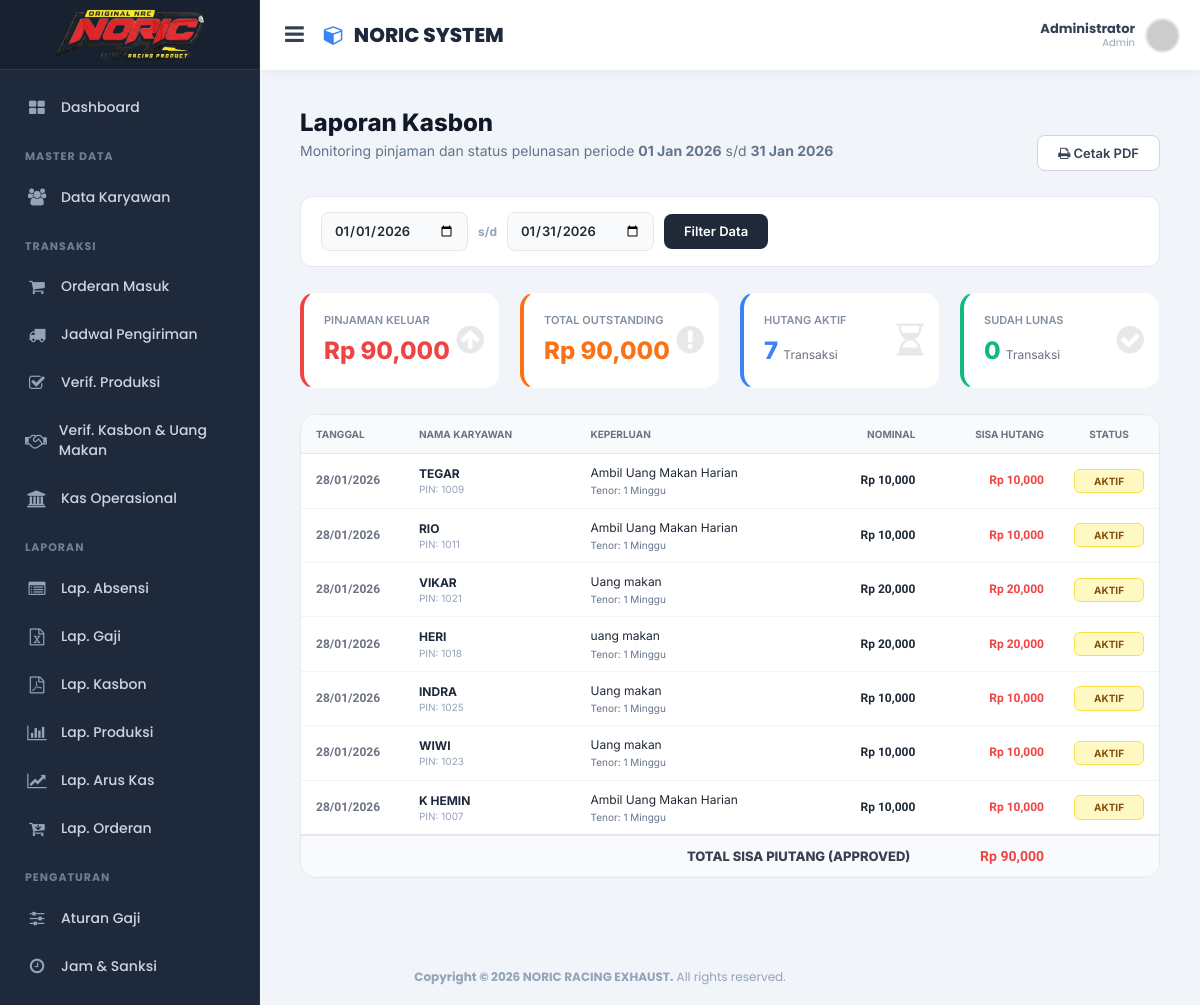
The page /pages/laporan/laporan_kasbon.php (signed in) on the database its author committed.
### tables this page shows
CREATE TABLE `kasbon` (
  `id` int(11) NOT NULL,
  `user_id` int(11) NOT NULL,
  `tanggal` date NOT NULL,
  `nominal` decimal(15,0) NOT NULL,
  `keterangan` text NOT NULL,
  `status` enum('Pending','Approved','Rejected') NOT NULL DEFAULT 'Pending',
  `tenor` int(11) NOT NULL DEFAULT 1 COMMENT 'Lama cicilan (minggu)',
  `terbayar` decimal(15,0) NOT NULL DEFAULT 0,
  `status_lunas` enum('Lunas','Belum') NOT NULL DEFAULT 'Belum',
  `created_at` timestamp NOT NULL DEFAULT current_timestamp()
);

CREATE TABLE `users` (
  `id` int(11) NOT NULL,
  `pin` varchar(20) NOT NULL,
  `fullname` varchar(100) NOT NULL,
  `username` varchar(50) NOT NULL,
  `privilege` enum('1','2','3') NOT NULL DEFAULT '1',
  `finger` tinyint(1) NOT NULL DEFAULT 0,
  `face` tinyint(1) NOT NULL DEFAULT 0,
  `password` varchar(255) NOT NULL,
  `rfid` varchar(50) DEFAULT NULL,
  `vein` tinyint(1) NOT NULL DEFAULT 0,
  `template` text DEFAULT NULL,
  `role` enum('admin','user','kepala_bengkel') NOT NULL DEFAULT 'user',
  `status_karyawan` enum('Tetap','Borongan') NOT NULL DEFAULT 'Tetap',
  `no_hp` varchar(20) DEFAULT NULL,
  `tgl_masuk` date DEFAULT NULL,
  `created_at` timestamp NOT NULL DEFAULT current_timestamp(),
  `updated_at` timestamp NULL DEFAULT NULL ON UPDATE current_timestamp(),
  `sync_status` enum('synced','failed','pending') DEFAULT 'pending',
  `group_id` int(11) DEFAULT NULL COMMENT 'ID Kelompok/Tim',
  `is_mandor` tinyint(1) DEFAULT 0 COMMENT '1 = Mandor, 0 = Anggota'
);

### pages/laporan/laporan_kasbon.php (the view, shortened to what this page needs)
<?php
require_once '../../config/database.php';
$default_awal  = date('Y-m-01');
$default_akhir = date('Y-m-d');
$tgl_awal  = isset($_GET['tgl_awal']) ? $_GET['tgl_awal'] : $default_awal;
$tgl_akhir = isset($_GET['tgl_akhir']) ? $_GET['tgl_akhir'] : $default_akhir;
$sql = "SELECT k.*, u.fullname, u.pin FROM kasbon k
        JOIN users u ON k.user_id = u.id
        WHERE (k.tanggal BETWEEN '$tgl_awal' AND '$tgl_akhir')
        AND k.status != 'Pending'
        ORDER BY k.tanggal DESC, k.created_at DESC";
$q_bon = mysqli_query($conn, $sql);
$total_pinjaman = 0;
$total_sisa     = 0;
$count_lunas    = 0;
$count_aktif    = 0;
$data_list      = [];
while($d = mysqli_fetch_assoc($q_bon)) {
    if($d['status'] == 'Approved') {
        $total_pinjaman += $d['nominal'];
        $sisa = $d['nominal'] - $d['terbayar'];
        $total_sisa += $sisa;
        if($sisa <= 0) $count_lunas++;
        else $count_aktif++;
    }
    $data_list[] = $d;
}
?>
<!DOCTYPE html>
<html lang="id">
<head>
    <?php include '../../layout/header.php'; ?>
</head>
<body>
    <?php include '../../layout/sidebar.php'; ?>
    <div class="content-wrapper">
        <div class="laporan-wrapper">
            <div class="page-header-custom no-print">
                <div class="page-title">
                    <h1>Laporan Kasbon</h1>
                    <p style="margin-top:5px; color:#64748b;">Monitoring pinjaman dan status pelunasan periode <b><?php echo date('d M Y', strtotime($tgl_awal)); ?></b> s/d <b><?php echo date('d M Y', strtotime($tgl_akhir)); ?></b></p>
                </div>
                <button onclick="window.print()" class="btn-apply" style="background: white; color: #374151; border: 1px solid #d1d5db;">
                    <i class="fa fa-print"></i> Cetak PDF
                </button>
            </div>
            <div class="filter-bar no-print">
                <form method="GET" id="filterForm" style="display:flex; gap:10px; align-items:center; flex-wrap:wrap; width:100%;">
                    <input type="date" name="tgl_awal" id="tgl_awal" value="<?php echo $tgl_awal; ?>" class="date-input">
                    <span style="font-size:12px; font-weight:bold; color:#94a3b8;">s/d</span>
                    <input type="date" name="tgl_akhir" id="tgl_akhir" value="<?php echo $tgl_akhir; ?>" class="date-input">
                    <button type="submit" class="btn-apply">Filter Data</button>
                </form>
            </div>
            <div class="stats-grid no-print">
                <div class="stat-card red">
                    <div class="stat-title">Pinjaman Keluar</div>
                    <div class="stat-number" style="color:#ef4444;">Rp <?php echo number_format($total_pinjaman); ?></div>
                    <i class="fa fa-arrow-circle-up stat-icon"></i>
                </div>
                <div class="stat-card orange">
                    <div class="stat-title">Total Outstanding</div>
                    <div class="stat-number" style="color:#f97316;">Rp <?php echo number_format($total_sisa); ?></div>
                    <i class="fa fa-exclamation-circle stat-icon"></i>
                </div>
                <div class="stat-card blue">
                    <div class="stat-title">Hutang Aktif</div>
                    <div class="stat-number" style="color:#3b82f6;"><?php echo $count_aktif; ?> <span style="font-size:12px; color:#6b7280; font-weight:normal;">Transaksi</span></div>
                    <i class="fa fa-hourglass-half stat-icon"></i>
                </div>
                <div class="stat-card green">
                    <div class="stat-title">Sudah Lunas</div>
                    <div class="stat-number" style="color:#10b981;"><?php echo $count_lunas; ?> <span style="font-size:12px; color:#6b7280; font-weight:normal;">Transaksi</span></div>
                    <i class="fa fa-check-circle stat-icon"></i>
                </div>
            </div>
            <div class="report-card">
                <div class="table-responsive">
                    <table class="table-custom">
                        <thead>
                            <tr>
                                <th width="12%">Tanggal</th>
                                <th width="20%">Nama Karyawan</th>
                                <th>Keperluan</th>
                                <th width="15%" class="text-right">Nominal</th>
                                <th width="15%" class="text-right">Sisa Hutang</th>
                                <th width="10%" class="text-center">Status</th>
                            </tr>
                        </thead>
                        <tbody>
                            <?php foreach($data_list as $d):
                                $sisa = $d['nominal'] - $d['terbayar'];
                                $label = 'DITOLAK';
                                $bg_class = 'bg-DITOLAK';
                                if($d['status'] == 'Approved') {
                                    if($sisa <= 0) {
                                        $label = 'LUNAS'; $bg_class = 'bg-LUNAS';
                                    } else {
                                        $label = 'AKTIF'; $bg_class = 'bg-AKTIF';
                                    }
                                }
                            ?>
                            <tr>
                                <td class="font-mono" style="color:#6b7280;"><?php echo date('d/m/Y', strtotime($d['tanggal'])); ?></td>
                                <td>
                                    <div style="font-weight:700; color:#1e293b;"><?php echo htmlspecialchars($d['fullname']); ?></div>
                                    <div style="font-size:10px; color:#94a3b8;">PIN: <?php echo $d['pin']; ?></div>
                                </td>
                                <td>
                                    <?php echo htmlspecialchars($d['keterangan']); ?>
                                    <div style="font-size:10px; color:#64748b; margin-top:2px;">Tenor: <?php echo $d['tenor']; ?> Minggu</div>
                                </td>
                                <td class="text-right font-mono" style="font-weight:600;">Rp <?php echo number_format($d['nominal']); ?></td>
                                <td class="text-right font-mono">
                                    <?php if($d['status'] == 'Approved'): ?>
                                        <span class="<?php echo ($sisa>0)?'val-danger':'val-success'; ?>">
                                            Rp <?php echo number_format($sisa); ?>
                                        </span>
                                    <?php else: ?>
                                        <span style="color:#94a3b8;">-</span>
                                    <?php endif; ?>
                                </td>
                                <td class="text-center">
                                    <span class="badge-pill <?php echo $bg_class; ?>"><?php echo $label; ?></span>
                                </td>
                            </tr>
                            <?php endforeach; ?>
                        </tbody>
                        <tfoot style="background:#f9fafb; border-top:2px solid #e5e7eb;">
                            <tr>
                                <td colspan="4" class="text-right" style="font-weight:800; font-size:13px; color:#374151; padding-right:20px;">TOTAL SISA PIUTANG (APPROVED)</td>
                                <td class="text-right font-mono" style="font-size:14px; font-weight:800; color:#ef4444;">Rp <?php echo number_format($total_sisa); ?></td>
                                <td></td>
                            </tr>
                        </tfoot>
                    </table>
                </div>
            </div>
        </div>
    </div>
    <?php include '../../layout/footer.php'; ?>
</body>
</html>

### rows shown on the page
kasbon: tanggal "28/01/2026", user.fullname "TEGAR", user.pin "1009", keterangan "Ambil Uang Makan Harian", tenor "1", nominal "10,000", sisa "10,000", label "AKTIF"
kasbon: tanggal "28/01/2026", user.fullname "RIO", user.pin "1011", keterangan "Ambil Uang Makan Harian", tenor "1", nominal "10,000", sisa "10,000", label "AKTIF"
kasbon: tanggal "28/01/2026", user.fullname "VIKAR", user.pin "1021", keterangan "Uang makan", tenor "1", nominal "20,000", sisa "20,000", label "AKTIF"
kasbon: tanggal "28/01/2026", user.fullname "HERI", user.pin "1018", keterangan "uang makan", tenor "1", nominal "20,000", sisa "20,000", label "AKTIF"
kasbon: tanggal "28/01/2026", user.fullname "INDRA", user.pin "1025", keterangan "Uang makan", tenor "1", nominal "10,000", sisa "10,000", label "AKTIF"
kasbon: tanggal "28/01/2026", user.fullname "WIWI", user.pin "1023", keterangan "Uang makan", tenor "1", nominal "10,000", sisa "10,000", label "AKTIF"
kasbon: tanggal "28/01/2026", user.fullname "K HEMIN", user.pin "1007", keterangan "Ambil Uang Makan Harian", tenor "1", nominal "10,000", sisa "10,000", label "AKTIF"

### other values the page prints
$_SESSION['fullname'] "Administrator"
$_SESSION['role'] "Admin"
date('d M Y', strtotime($tgl_awal)) "01 Jan 2026"
date('d M Y', strtotime($tgl_akhir)) "31 Jan 2026"
$total_pinjaman "90,000"
$total_sisa "90,000"
$count_aktif "7"
$count_lunas "0"
